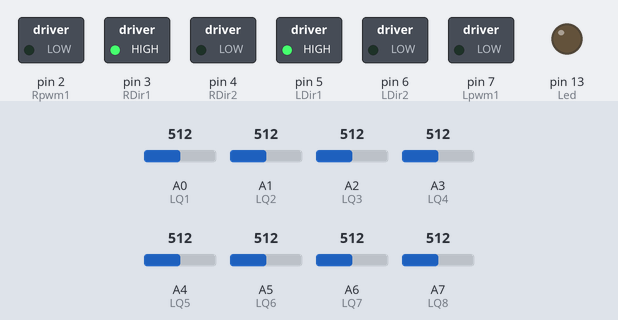
A sketch run on a simulated Arduino Nano, built with avr-gcc and run on an emulated ATmega328P. Parts: switched loads named in the sketch (green lamp = pin HIGH), output pins drawn as LEDs (lit = HIGH). The inputs (shaded band) are chosen by the test bench; at power-on: A0 (LQ1) = 512, A1 (LQ2) = 512, A2 (LQ3) = 512, A3 (LQ4) = 512, A4 (LQ5) = 512, A5 (LQ6) = 512, A6 (LQ7) = 512, A7 (LQ8) = 512. What the sketch prints to the serial monitor is not drawn.

Above: at 0.1 s.
At 4.2 s:
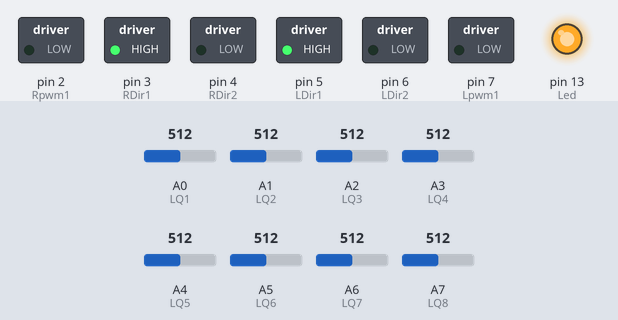
At 7.6 s:
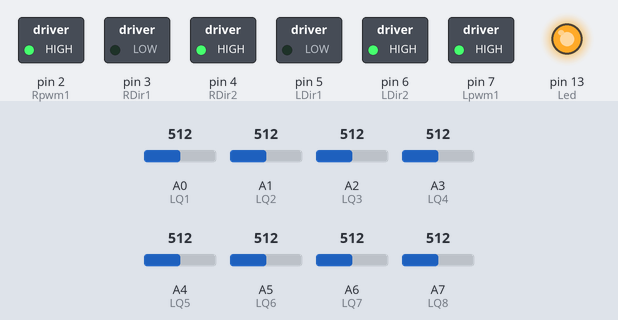
Timing chart, 0 to 9.1 s (numbered marks = the images above):
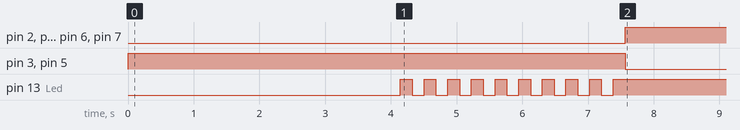

Measured:
- by itself, pin 2 (Rpwm1), pin 4 (RDir2), pin 6 (LDir2), pin 7 (Lpwm1): LOW → HIGH at 7.6 s
- by itself, pin 3 (RDir1), pin 5 (LDir1): HIGH → LOW at 7.6 s

The sketch:

robot.ino
```cpp
// Pin tanımları
#include <QTRSensors.h>
#define NUM_SENSORS 8
#define Rpwm1 2
#define RDir1 3
#define RDir2 4
#define Lpwm1 7
#define LDir1 5
#define LDir2 6
#define LQ1 A0
#define LQ2 A1
#define LQ3 A2
#define LQ4 A3
#define LQ5 A4
#define LQ6 A5
#define LQ7 A6
#define LQ8 A7
#define Led 13

// Değişkenler

float veri = 0; // Kullanılmayan bir değişken
float LeftBaseSpeed = 220; // Sol motorun varsayılan hızı
float RightBaseSpeed = 220; // Sağ motorun varsayılan hızı
float Kp = 0.07; // P terimi
float Kd = 2; // D terimi
float Ki = 0.0001; // I terimi

int Q[8] = {LQ8, LQ7, LQ6, LQ5, LQ4, LQ3, LQ2, LQ1}; // Çizgi sensörlerinin pinleri
int SensMin[8]; // Sensörlerin minimum değerleri
int SensMax[8]; // Sensörlerin maksimum değerleri
int SensVal[8]; // Sensör değerleri
int SensValX[8]; // Sensör değerlerinin işlenmiş hali
int FinalError = 0; // PID kontrolcüsünün son hata değeri
int Error = 0; // Hata değeri
int ExtraSpeed = 0; // Ekstra hız
int RightSpeed = 0; // Sağ motor hızı
int LeftSpeed = 0; // Sol motor hızı
int Integral = 0; // Integral terimi
int Val = 0; // Sensörlerden alınan değer
unsigned int Position = 3500; // Sensörlerin ortalaması

byte LineOk = 0; // Çizgiyi takip durumunu tutan bayt
byte WhiteLine = 1; // Beyaz çizgi olup olmadığını tutan bayt

// LED'in yanıp sönmesi için fonksiyon
void Blink() {
  for (int i = 0; i < 10; i++) {
    digitalWrite(Led, LOW);
    delay(180);
    digitalWrite(Led, HIGH);
    delay(180);
  }
}

// Motor hızlarını ayarlamak için fonksiyon
void MotorsSpeed(int RightSpeed, int LeftSpeed) {
  // Sağ motorun yön ve hız ayarları
  if (RightSpeed <= 0) {
    RightSpeed = abs(RightSpeed);
    analogWrite(Rpwm1, RightSpeed);
    digitalWrite(RDir1, HIGH);
    digitalWrite(RDir2, LOW);
  } else {
    analogWrite(Rpwm1, RightSpeed);
    digitalWrite(RDir1, LOW);
    digitalWrite(RDir2, HIGH);
  }
  // Sol motorun yön ve hız ayarları
  if (LeftSpeed <= 0) {
    LeftSpeed = abs(LeftSpeed);
    analogWrite(Lpwm1, LeftSpeed);
    digitalWrite(LDir1, HIGH);
    digitalWrite(LDir2, LOW);
  } else {
    analogWrite(Lpwm1, LeftSpeed);
    digitalWrite(LDir1, LOW);
    digitalWrite(LDir2, HIGH);
  }
}

// Çizgi sensörlerinden gelen verileri okuyup işlemek için fonksiyon
int ReadSensor() {
  unsigned long Middle = 0; // Sensör değerlerinin ortalaması
  unsigned int Total = 0; // Sensör değerlerinin toplamı
  LineOk = 0; // Çizgi takip durumu
  // Sensörlerin okunması ve değerlerin işlenmesi
  for (int i = 0; i < 8; i++) {
    int Difference = SensMax[i] - SensMin[i]; // Sensör aralığının hesaplanması
    long int Calculation = analogRead(Q[i]) - SensMin[i]; // Sensör değerinin minimum ile farkının hesaplanması
    Calculation = Calculation * 1000; // Sensör değerinin ölçeklendirilmesi
    Calculation = Calculation / Difference; // Sensör değerinin aralığa göre orantılanması
    SensVal[i] = constrain(Calculation, 0, 1000); // Sensör değerinin sınırlanması
    SensValX[i] = SensVal[i]; // İşlenmiş sensör değeri
  }
  // Sensör değerlerinin işlenmesi ve çizgi takip durumunun belirlenmesi
  for (int i = 0; i < 8; i++) {
    if (WhiteLine == 1) SensValX[i] = 1000 - SensVal[i]; // Beyaz çizgi algılandığında değerlerin terslenmesi
    if (SensValX[i] > 250) LineOk = 1; // Çizgi algılandığında çizgi takip durumunun belirlenmesi
    if (SensValX[i] > 50) {
      Middle += SensValX[i] * i; // Sensör değerlerinin ortalaması
      Total += SensValX[i]; // Sensör değerlerinin toplamı
    }
  }
  // Çizgi algılanmadığında veya belirsiz bir durumda pozisyonun belirlenmesi
  if (LineOk == 0) {

    if (Val < 3000) return 200; // Sol kenara yakın
    if (Val > 4000) return 6800; // Sağ kenara yakın
    if (Val > 3000 && Val < 5000) return 3500; // Orta

  }
  // Sensörlerin ortalamasının hesaplanması
  Middle = Middle * 1000;
  Val = Middle / Total;
  return Val;
}


// Setup fonksiyonu - Başlangıç ayarları
void setup() {
Serial.begin(9600);
  // Pin modları ayarlanıyor
  pinMode(Rpwm1, OUTPUT);
  pinMode(Lpwm1, OUTPUT);
  pinMode(RDir1, OUTPUT);
  pinMode(RDir2, OUTPUT);
  pinMode(LDir1, OUTPUT);
  pinMode(LDir2, OUTPUT);
  pinMode(LQ1, INPUT);
  pinMode(LQ2, INPUT);
  pinMode(LQ3, INPUT);
  pinMode(LQ4, INPUT);
  pinMode(LQ5, INPUT);
  pinMode(LQ6, INPUT);
  pinMode(LQ7, INPUT);
  pinMode(LQ8, INPUT);
  pinMode(Led, OUTPUT);


  MotorsSpeed(0, 0); // Motorları durdur
  delay(2000); // Başlangıç için 2 saniye bekle

  // Sensörlerin minimum ve maksimum değerlerinin başlangıç ayarları
  for (int i = 0; i < 8; i++) {
    SensMin[i] = 1024;
    SensMax[i] = 0;
  }

  // Sensörlerin kalibrasyonu
  for (int i = 0; i < 150; i++) {
    for (int i = 0; i < 8; i++) {
      if (SensMin[i] > analogRead(Q[i])) SensMin[i] = analogRead(Q[i]);
      if (SensMax[i] < analogRead(Q[i])) SensMax[i] = analogRead(Q[i]);
      delay(1);
    }
  }
  delay(500); // 500 milisaniye bekle
  Blink(); // LED'i yanıp söndür
}

// Ana döngü
void loop() {

  Serial.println(Val);

 // Sensörlerden pozisyon oku
  Position = ReadSensor();
  Error = Position - 3500; // Hata hesapla
  Integral += Error; // Integral terimini güncelle

  // PID kontrolcüsünden kontrol sinyali al
  int Verify = Kp * Error + Kd * (Error - FinalError) + Ki * Integral;
  FinalError = Error; // Son hata değerini güncelle

  // Sağ ve sol motor hızlarını ayarla
  RightSpeed = RightBaseSpeed + Verify + ExtraSpeed ;
  LeftSpeed = LeftBaseSpeed - Verify +  ExtraSpeed ;

  // Motor hızlarını sınırla
  RightSpeed = constrain(RightSpeed, -175, 175);
  LeftSpeed = constrain(LeftSpeed, -175,175);

  // Motor hızlarını ayarla
  MotorsSpeed(LeftSpeed, RightSpeed);

  // Beyaz zemin algılandığında motor hızını sıfırla
  if (isWhiteSurface()) {
    MotorsSpeed(0, 0);
  }

}

// Beyaz zemin algılandığını kontrol et
bool isWhiteSurface() {
  int whiteThreshold = 820; // Beyaz zemin eşik değeri
  boolean isWhite = true; // Beyaz zemin algılandı mı?

  // Tüm sensörleri kontrol et
  for (int i = 0; i < 8; i++) {
    // Eğer herhangi bir sensör belirlenen eşik değerinden küçük okuyorsa, beyaz zemin algılanmıştır
    if (analogRead(Q[i]) < whiteThreshold) {
      isWhite = false;

      break;
    }

  }

  return isWhite;
}
```
